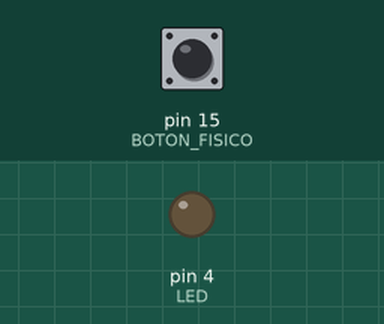
Simulated run of this sketch. Board: Arduino Uno, built with avr-gcc and run on an emulated ATmega328P. Shown: output pins drawn as LEDs (lit = HIGH). Dashed ring = blinking. Inputs (shaded band) come from the test bench; at power-on: pin 15 (BOTON_FISICO) HIGH. What the sketch prints to the serial monitor is not drawn.

Above: at 1.2 s.
1.3 s: pin 15 (BOTON_FISICO) pulled LOW for 0.15 s
At 2.4 s:
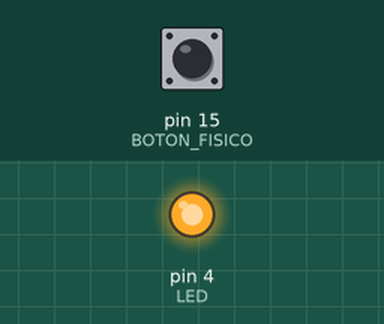
2.9 s: pin 15 (BOTON_FISICO) pulled LOW for 1 s
At 3.6 s:
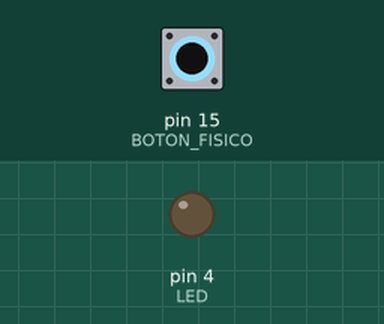
5.4 s: pin 15 (BOTON_FISICO) pulled LOW for 3.2 s
At 6.7 s:
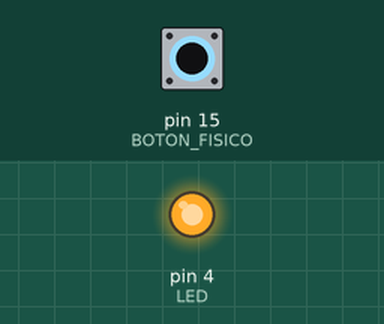
10.1 s: pin 15 (BOTON_FISICO) pulsed LOW 5 times (0.12 s each, 0.3 s apart)
At 10.56 s:
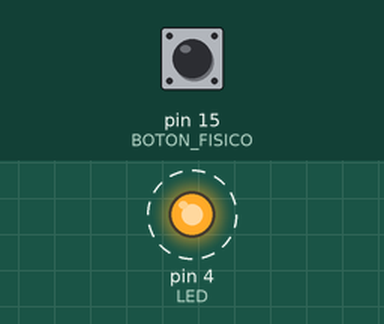
14.6 s: pin 15 (BOTON_FISICO) driven LOW
At 14.9 s:
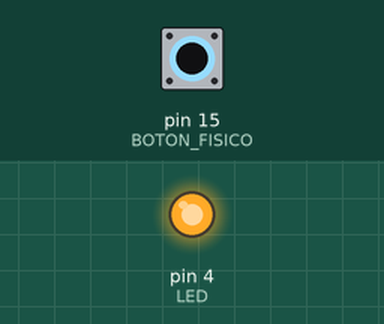
Timing chart, 0 to 17.6 s (numbered marks = the images above; inputs shaded):
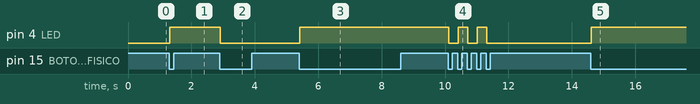

The sketch:

toggle_button.ino
```cpp
#include <Bounce2.h>

#define LED 4
#define BOTON_FISICO 15

Bounce2::Button botonDigital = Bounce2::Button();

bool estaEncendido = false;

void setup() {
  Serial.begin(115200);
  pinMode(LED, OUTPUT);
  botonDigital.attach(BOTON_FISICO, INPUT_PULLUP);
  botonDigital.interval(10);
  botonDigital.setPressedState(LOW);
}

void loop() {
  botonDigital.update();

  if(botonDigital.pressed()){
    estaEncendido = !estaEncendido;
  }

  digitalWrite(LED, estaEncendido);
  estaEncendido ? Serial.println("Variable encendida") : Serial.println("Variable apagada");
}
```

Measured:
- after the input at 1.3 s, pin 4 (LED): LOW → HIGH at once
- after the input at 2.9 s, pin 4 (LED): HIGH → LOW at once
- after the input at 5.4 s, pin 4 (LED): LOW → HIGH at once
- after the input at 10.1 s, pin 4 (LED): alternates HIGH for 0.30 s and LOW for 0.30 s, 5 changes in all, then stays LOW, starting at once
- after the input at 14.6 s, pin 4 (LED): LOW → HIGH at once
